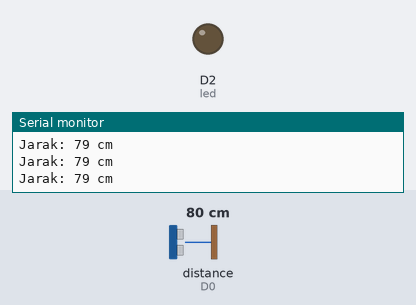
Simulated run of this program. Board: ESP8266 (NodeMCU). On the bench: output pins drawn as LEDs (lit = HIGH), the last lines printed to the serial monitor. Wiring (inferred from the names in the program): ultrasonic range finder: trigger D3; echo D0. The test bench sets the inputs (shaded band); at power-on: distance to the obstacle (sensor on D0) 80 cm. The echo pulse lasts 58.3 µs per cm; pins used as bus, display or sensor lines are not drawn.

Above: at 1.3 s.
1.4 s: distance to the obstacle (sensor on D0) set to 13 cm
2.9 s: distance to the obstacle (sensor on D0) set to 10 cm
At 3.7 s:
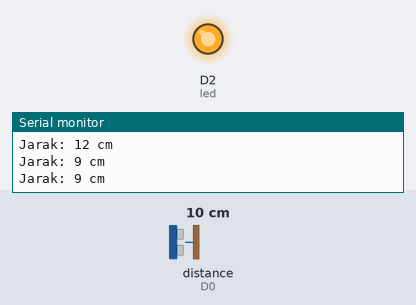
4.5 s: distance to the obstacle (sensor on D0) set to 18 cm
At 5.0 s:
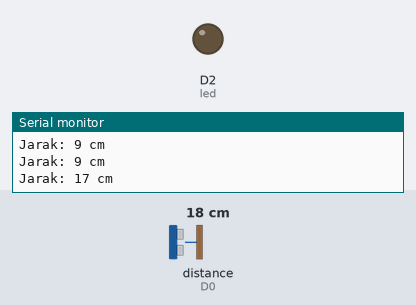
6.0 s: distance to the obstacle (sensor on D0) set to 2 cm
At 6.3 s:
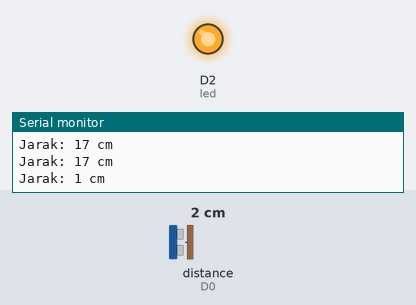
Timing chart, 0 to 8.5 s (numbered marks = the images above; inputs shaded):
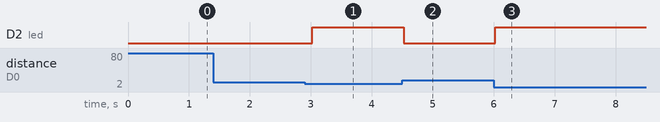

The program:

main.cpp
```cpp
#include <Arduino.h>

int trigPin = D3;
int echoPin = D0;
int led = D2;

long duration;
int distance;

void setup() {
  pinMode(trigPin, OUTPUT);
  pinMode(echoPin, INPUT );
  pinMode(led, OUTPUT );
  Serial.begin(9600);
}

void loop() {
  digitalWrite(trigPin, LOW);
  delayMicroseconds(5);
  digitalWrite(trigPin, HIGH);
  delayMicroseconds(10);
  digitalWrite(trigPin, LOW);

  duration = pulseIn(echoPin, HIGH);
  distance = 0.034 * duration / 2;

  Serial.print("Jarak: ");
  Serial.print(distance);
  Serial.println(" cm");
  if (distance <= 10)
  {
    digitalWrite(led, HIGH);
  }
  else
  {
    digitalWrite(led, LOW);
  }
  delay(500);
}
```

Measured:
- the behaviour switches between 12 and 11 cm on distance to the obstacle (sensor on D0) (found by bisection; images 0 and 1)
- after the input at 2.9 s, D2 (led): LOW → HIGH after 0.12 s
- after the input at 4.5 s, D2 (led): HIGH → LOW at once
- after the input at 6.0 s, D2 (led): LOW → HIGH at once
